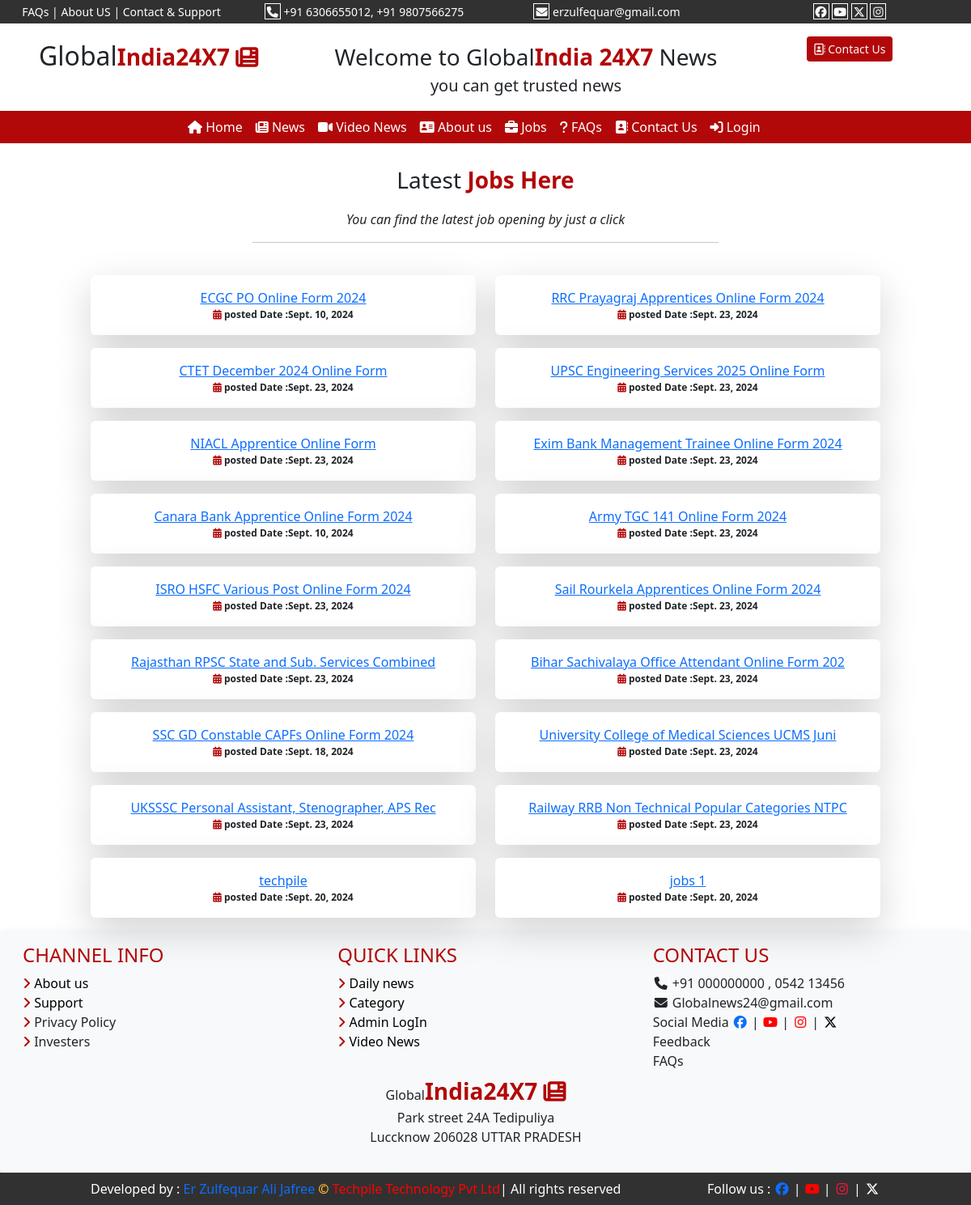
Screenshot of /jobs/ with the database file from the repository.
### user/models.py (models this page shows)
class tbl_jobs(models.Model):
   title=models.CharField(max_length=50,null=True)
   title_link=models.CharField(max_length=150,null=True)
   posted_data=models.DateField(null=True)

### user/views.py (the view)
# urls.py: path('jobs/',views.jobs),
def jobs(request):
    jdata = tbl_jobs.objects.all().order_by('-id')
    mydic={'jobsdata':jdata}
    return render(request,'jobs.html',mydic)

### templates/jobs.html
{% extends 'base.html'%}
{% load static %}
{% block childpage %}
<div class="row heading text-center py-4" xmlns="http://www.w3.org/1999/html">
<div class="col-sm-6 mx-auto">
    <p class="fs-3">Latest <b class="txt-color1">Jobs Here</b></p>
    <i> You can find the latest job opening by just a click</i>
    <hr/>
</div>
</div>
<div class="row">
    <div class="col-sm-10 mx-auto">
<div class="row">
    {% for x in jobsdata %}
    <div class="col-sm-6 text-center ">
        <div class="card p-3 border-0 rouded-0 shadow-lg mb-3">
            <a href="{{x.title_link}}" target="_blank">{{x.title}}<br/></a>
            <b style="font-size:12px;">
                 <i class="fa-solid fa-calendar-days txt-color1"></i>
                posted Date :{{x.posted_data}}</b>
        </div>
    </div>
    {% endfor %}
</div>
        </div>
    </div>
{% endblock %}

### templates/base.html (style rules this page uses)
body { overflow-x:hidden; }
:root { --bgcolor1:#b20809; --bgcolor2:#313131; --bgcolor3:#ffb634; }
.txt-color1 { color:var(--bgcolor1); }

### rows the page displays
tbl_jobs: title "ECGC PO Online Form 2024", posted_data "Sept. 10, 2024"
tbl_jobs: title "RRC Prayagraj Apprentices Online Form 2024", posted_data "Sept. 23, 2024"
tbl_jobs: title "CTET December 2024 Online Form", posted_data "Sept. 23, 2024"
tbl_jobs: title "UPSC Engineering Services 2025 Online Form", posted_data "Sept. 23, 2024"
tbl_jobs: title "NIACL Apprentice Online Form", posted_data "Sept. 23, 2024"
tbl_jobs: title "Exim Bank Management Trainee Online Form 2024", posted_data "Sept. 23, 2024"
tbl_jobs: title "Canara Bank Apprentice Online Form 2024", posted_data "Sept. 10, 2024"
tbl_jobs: title "Army TGC 141 Online Form 2024", posted_data "Sept. 23, 2024"
tbl_jobs: title "ISRO HSFC Various Post Online Form 2024", posted_data "Sept. 23, 2024"
tbl_jobs: title "Sail Rourkela Apprentices Online Form 2024", posted_data "Sept. 23, 2024"
tbl_jobs: title "Rajasthan RPSC State and Sub. Services Combined", posted_data "Sept. 23, 2024"
tbl_jobs: title "Bihar Sachivalaya Office Attendant Online Form 202", posted_data "Sept. 23, 2024"
tbl_jobs: title "SSC GD Constable CAPFs Online Form 2024", posted_data "Sept. 18, 2024"
tbl_jobs: title "University College of Medical Sciences UCMS Juni", posted_data "Sept. 23, 2024"
tbl_jobs: title "UKSSSC Personal Assistant, Stenographer, APS Rec", posted_data "Sept. 23, 2024"
tbl_jobs: title "Railway RRB Non Technical Popular Categories NTPC", posted_data "Sept. 23, 2024"
tbl_jobs: title "techpile", posted_data "Sept. 20, 2024"
tbl_jobs: title "jobs 1", posted_data "Sept. 20, 2024"
